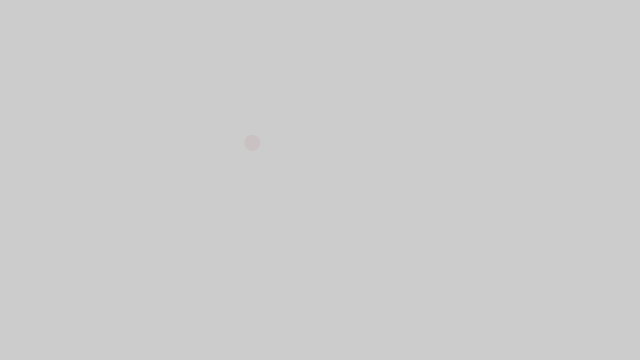
Frame 1 (no input)
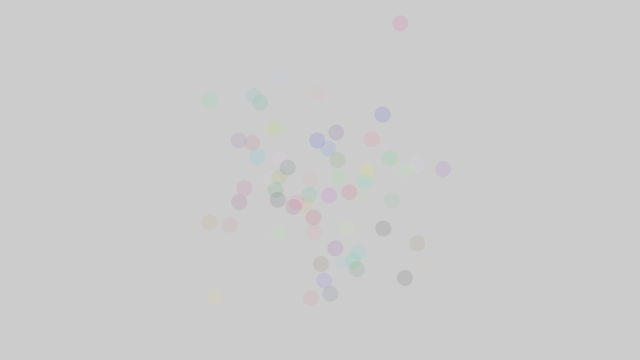
Frame 60 (the mouse pressed at the canvas centre just before this capture)
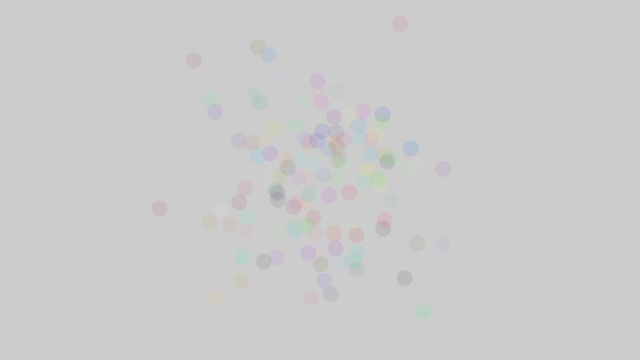
Frame 120 (the mouse held since frame 60 and released just before this capture)

The Processing sketch that drew these frames (run headless with seeded random() and noise(); from frame 60 on, the mouse is pressed at the canvas centre):

// Processing sketch: sketch_170501e_ntr_ex1_4
// ── sketch_170501e_ntr_ex1_4.pde
import java.util.Random;
Random generator;

void setup() {
  size(640, 360);
  generator = new Random();
}

void draw() {
  // 線なし
  noStroke();
  
  // 平均0.0、標準偏差1.0のガウス（「正規」）分布のdouble型の疑似乱数を生成
  float numR = (float)generator.nextGaussian();
  float numG = (float)generator.nextGaussian();
  float numB = (float)generator.nextGaussian();
  float sd_color = 127;    // 標準偏差
  float mean_color = 127;  // 平均

  // カラー情報を算出
  float r = sd_color * numR + mean_color;
  float g = sd_color * numG + mean_color;
  float b = sd_color * numB + mean_color;
  fill(r, g, b, 20);

  // 平均0.0、標準偏差1.0のガウス（「正規」）分布のdouble型の疑似乱数を生成
  float numX = (float)generator.nextGaussian();
  float numY = (float)generator.nextGaussian();
  float sd_position = 60;  // 標準偏差
  float meanX = width/2;   // 平均
  float meanY = height/2;

  // X, Y座標を算出
  float x = sd_position * numX + meanX;
  float y = sd_position * numY + meanY;

  // 円を描写
  ellipse(x, y, 16, 16);
}
